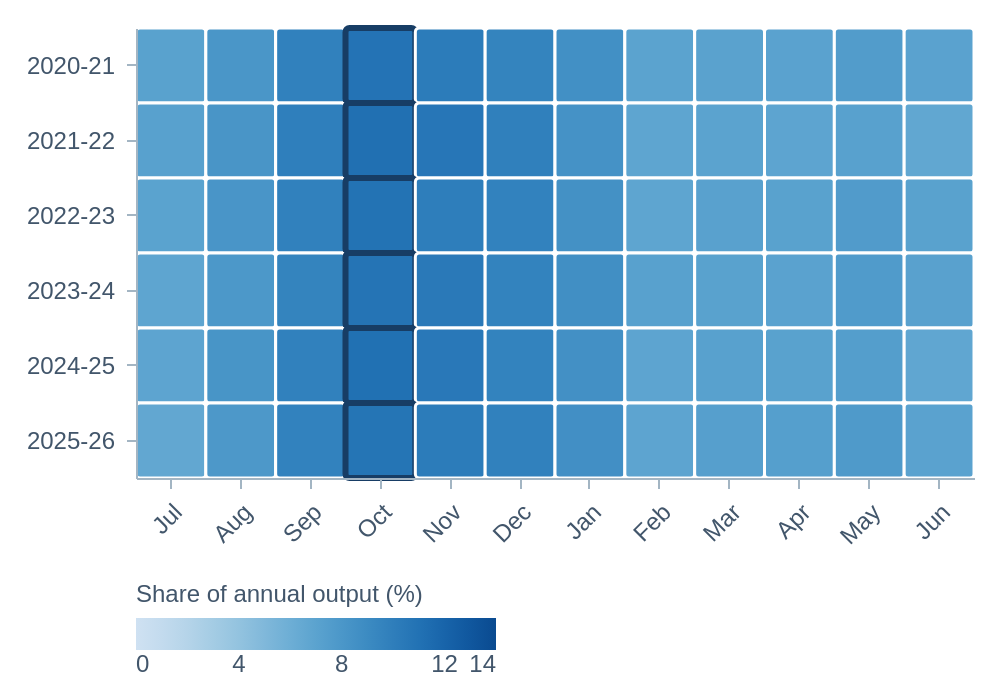

Write a Vega-Lite specification for this figure.
### Vega-Lite specification from a JSON file in a GitHub repository (floating-point values rounded to 4 significant figures; data arrays with more than 128 entries replaced by an {"elided": "..."} marker saying what was removed)
{"$schema": "https://vega.github.io/schema/vega-lite/v6.json", "description": "Monthly milk production across six complete financial years; colour shows each month’s percentage of that region’s financial-year production. Each row sums to 100%; this exposes seasonality independently of annual industry size. Future and partial-year observations are excluded.", "width": 500, "height": 350, "autosize": {"type": "fit", "contains": "padding", "resize": true}, "padding": 12, "config": {"font": "Avenir Next, Arial, sans-serif", "background": "white", "view": {"stroke": null}, "axis": {"labelFontSize": 13, "titleFontSize": 13, "titleFontWeight": "normal", "labelColor": "#42566b", "titleColor": "#42566b", "gridColor": "#e5edf2", "domainColor": "#a3b5c3", "tickColor": "#a3b5c3", "titlePadding": 12, "labelPadding": 6}, "legend": {"labelFontSize": 12, "titleFontSize": 12, "titleFontWeight": "normal", "labelColor": "#42566b", "titleColor": "#42566b", "orient": "bottom"}, "range": {"category": ["#286a9e", "#367d60", "#bd802d", "#846289", "#568c9b", "#77654d"]}}, "data": {"values": {"elided": "504 records"}}, "params": [{"name": "heatRegion", "value": "AUS", "bind": {"input": "select", "options": ["AUS", "NSW", "VIC", "QLD", "SA", "WA", "TAS"], "name": "Region ", "labels": ["Australia", "New South Wales", "Victoria", "Queensland", "South Australia", "Western Australia", "Tasmania"]}}], "transform": [{"filter": "datum.state_code == heatRegion"}], "layer": [{"mark": {"type": "rect", "stroke": "white", "strokeWidth": 2, "cornerRadius": 2}, "encoding": {"stroke": {"condition": {"test": "datum.is_peak", "value": "#173d65"}, "value": "white"}, "strokeWidth": {"condition": {"test": "datum.is_peak", "value": 3}, "value": 1.5}}}, {"mark": {"type": "text", "fontSize": 12}, "encoding": {"text": {"condition": {"test": "width >= 580", "field": "annual_share_pct", "type": "quantitative", "format": ".1f"}, "value": ""}, "color": {"condition": {"test": "datum.annual_share_pct >= 10", "value": "white"}, "value": "#173d65"}}}], "encoding": {"x": {"field": "month_short", "type": "ordinal", "sort": ["Jul", "Aug", "Sep", "Oct", "Nov", "Dec", "Jan", "Feb", "Mar", "Apr", "May", "Jun"], "title": null, "axis": {"labelAngle": {"expr": "width < 500 ? -45 : 0"}, "labelAlign": {"expr": "width < 500 ? 'right' : 'center'"}, "labelFontSize": 12}}, "y": {"field": "fy", "type": "ordinal", "sort": "ascending", "title": null, "axis": {"labelFontSize": 12}}, "color": {"field": "annual_share_pct", "type": "quantitative", "scale": {"scheme": "blues", "domain": [0, 14], "clamp": true}, "legend": {"title": "Share of annual output (%)", "values": [0, 4, 8, 12, 14], "gradientLength": 180}}, "tooltip": [{"field": "state", "type": "nominal", "title": "Region"}, {"field": "fy", "type": "nominal", "title": "Financial year"}, {"field": "month", "type": "nominal", "title": "Month"}, {"field": "annual_share_pct", "type": "quantitative", "title": "Annual output (%)", "format": ".1f"}, {"field": "production_ml", "type": "quantitative", "title": "Million litres", "format": ",.1f"}, {"field": "is_peak", "type": "nominal", "title": "Largest month in this year"}]}, "usermeta": {"author": "Senuth Dias; AI-assisted implementation, acknowledged on page", "prepared": "2026-10-22"}}
